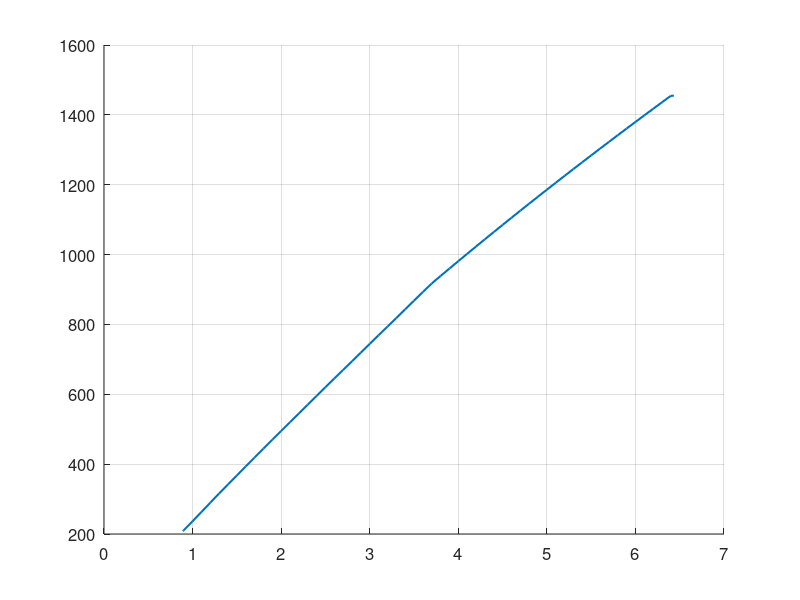

Write MATLAB code to recreate this figure.
clc
clear 
close all

load Data_CoupledElectrolyzer

set(0, 'DefaultAxesFontSize', 12,  'DefaultLineLineWidth', 1.5)
fig1 = figure('NumberTitle', 'off', 'Name', 'Electrolyzer current');
hold on
plot(row1(:,2),row1(:,end))
grid on
saveas(fig1,'FlowsheetResult','epsc');
